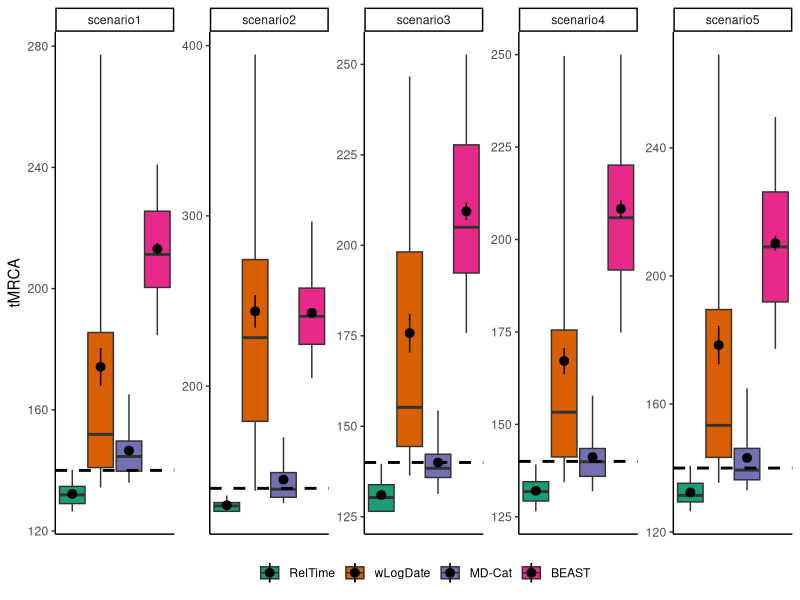
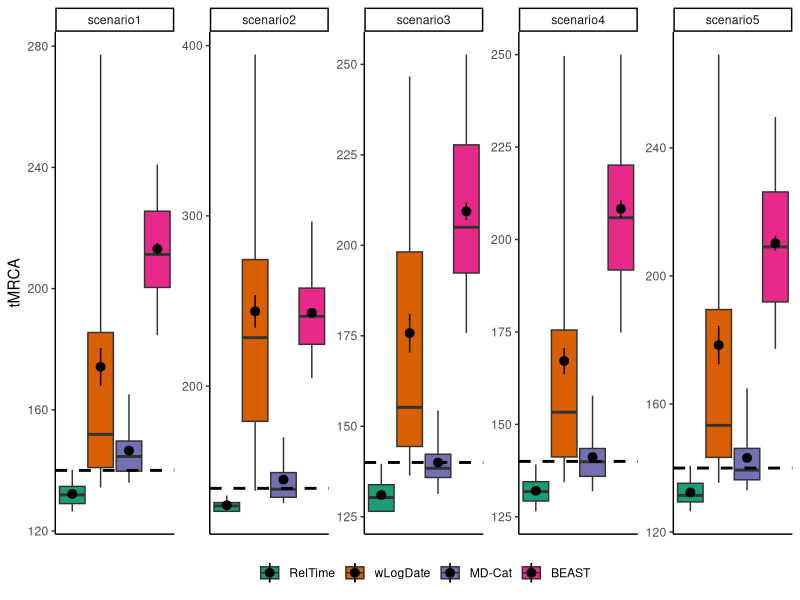

These charts were generated, in order, by the following R code:
require(ggplot2)

quantiles_95 <- function(x) {
  r <- quantile(x, probs=c(0.05, 0.25, 0.5, 0.75, 0.95))
  names(r) <- c("ymin", "lower", "middle", "upper", "ymax")
  r
}

d = read.table("results_tmrca.txt",header=T)
d$method = factor(d$method,levels=c("reltime","wlogdate","emd","Blnorm"),
                  labels = c("RelTime","wLogDate","MD-Cat","BEAST"))

ggplot(d,aes(x=method,y=140-tmrca,fill=method)) + 
  stat_summary(position=position_dodge2(width=0.75),
               fun.data = quantiles_95,geom="boxplot") +
  stat_summary() + scale_fill_brewer(palette = "Dark2") +
  geom_hline(yintercept = 140,linetype=2,size=1) + 
  facet_wrap(~clockModel,scale="free",nrow = 1) + 
  ylab("tMRCA") + 
  theme_classic() + 
  theme(axis.ticks.x = element_blank(),axis.title.x = element_blank(),axis.text.x = element_blank()) +
  theme(legend.title = element_blank(),legend.position = "bottom")
ggsave("angios_tmrca.pdf",width=6,height=4)

